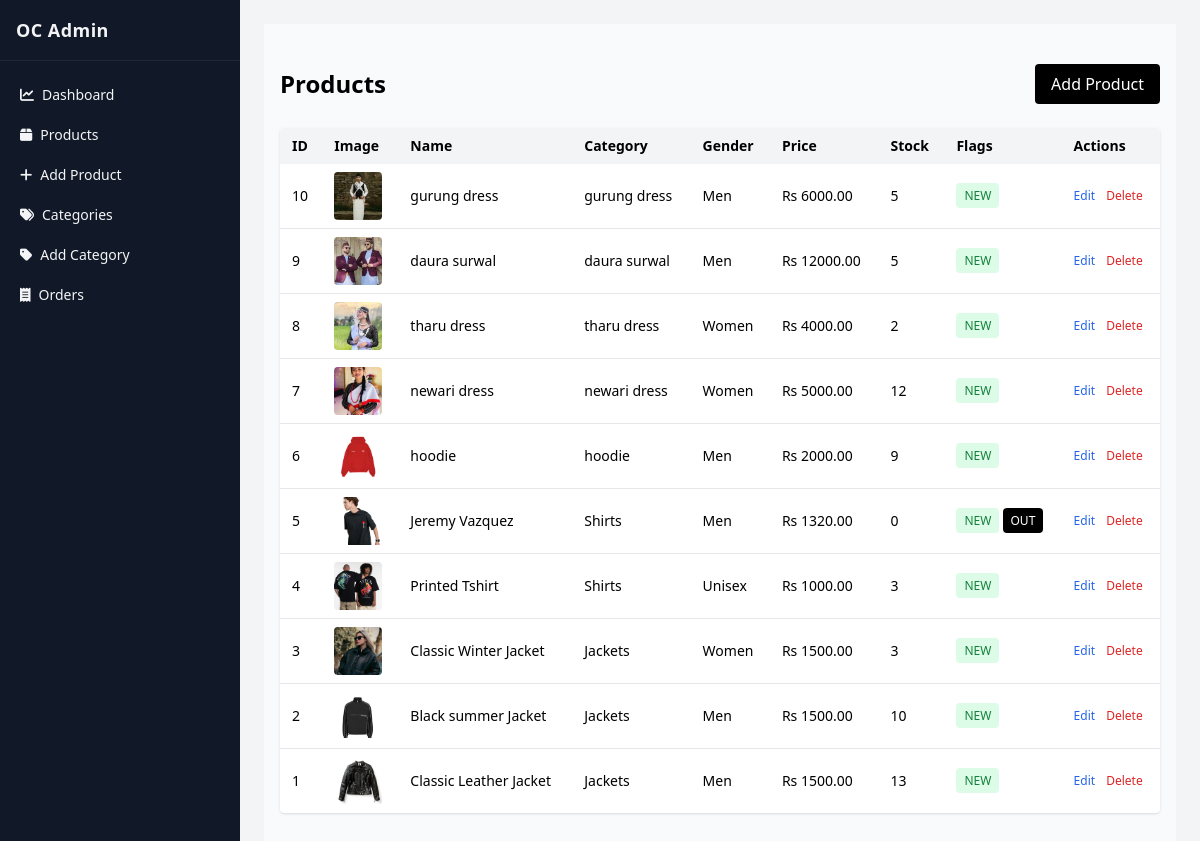
Page /adminpanel/products/ (signed in) on the committed database.
### store/models.py (models this page shows, shortened)
class Product(models.Model):
    name = models.CharField(max_length=200)
    category = models.ForeignKey(Category, on_delete=models.SET_NULL, null=True)
    gender = models.CharField(max_length=10, choices=[('Men','Men'),('Women','Women'),('Kids','Kids'),('Unisex','Unisex')])
    brand = models.CharField(max_length=100, blank=True, null=True)
    price = models.DecimalField(max_digits=10, decimal_places=2, validators=[MinValueValidator(0)])
    stock = models.PositiveIntegerField(default=0, validators=[MinValueValidator(0)])  # quantity available
    description = models.TextField(blank=True, null=True)
    image = models.ImageField(upload_to='products/')
    is_new = models.BooleanField(default=False)
    is_sale = models.BooleanField(default=False)
    related_products = models.ManyToManyField('self', blank=True, symmetrical=False, related_name='related_to', help_text="Manually picked similar products")

class Category(models.Model):
    name = models.CharField(max_length=50)  # Category name (max 50 chars)
    def __str__(self):
        return self.name
    class Meta:
        verbose_name_plural = 'categories'

### store/views.py (the view)
# urls.py: path('adminpanel/products/', views.admin_products, name='admin_products'),
@staff_member_required(login_url='/adminpanel/login/')
def admin_products(request):
    products = Product.objects.select_related('category').order_by('-id')
    return render(request, 'admin/view_products.html', { 'products': products })

### store/templates/admin/view_products.html (shortened to what this page needs)
{% extends 'admin/base_admin.html' %}
{% block content %}
<section class="py-10 bg-gray-50 min-h-screen">
  <div class="max-w-6xl mx-auto px-4">
    <div class="flex items-center justify-between mb-6">
      <h1 class="text-2xl font-bold">Products</h1>
  <a href="{% url 'store:admin_add_product' %}" class="bg-black text-white px-4 py-2 rounded">Add Product</a>
    </div>
    <div class="overflow-x-auto bg-white rounded shadow">
      <table class="w-full text-sm">
        <thead class="bg-gray-100 text-left">
          <tr>
            <th class="py-2 px-3">ID</th>
            <th class="py-2 px-3">Image</th>
            <th class="py-2 px-3">Name</th>
            <th class="py-2 px-3">Category</th>
            <th class="py-2 px-3">Gender</th>
            <th class="py-2 px-3">Price</th>
            <th class="py-2 px-3">Stock</th>
            <th class="py-2 px-3">Flags</th>
            <th class="py-2 px-3">Actions</th>
          </tr>
        </thead>
        <tbody>
          {% for p in products %}
          <tr class="border-b last:border-0">
            <td class="py-2 px-3">{{ p.id }}</td>
            <td class="py-2 px-3"><img src="{{ p.image.url }}" class="w-12 h-12 object-cover rounded" /></td>
            <td class="py-2 px-3 font-medium">{{ p.name }}</td>
            <td class="py-2 px-3">{{ p.category }}</td>
            <td class="py-2 px-3">{{ p.gender }}</td>
            <td class="py-2 px-3">Rs {{ p.price }}</td>
            <td class="py-2 px-3">{{ p.stock }}</td>
            <td class="py-2 px-3 text-xs">
              {% if p.is_new %}<span class="px-2 py-1 bg-green-100 text-green-700 rounded">NEW</span>{% endif %}
              {% if p.stock <= 0 %}<span class="px-2 py-1 bg-black text-white rounded">OUT</span>{% endif %}
            </td>
            <td class="py-2 px-3 text-xs space-x-2">
              <a href="{% url 'store:admin_edit_product' p.id %}" class="text-blue-600 hover:underline">Edit</a>
              <a href="{% url 'store:admin_delete_product' p.id %}" onclick="return confirm('Delete this product?')" class="text-red-600 hover:underline">Delete</a>
            </td>
          </tr>
          {% empty %}
          <tr><td colspan="8" class="py-6 text-center text-gray-500">No products found.</td></tr>
          {% endfor %}
        </tbody>
      </table>
    </div>
  </div>
</section>
{% endblock %}

### rows in the picture
Product: id "10", image (picture), name "gurung dress", category "gurung dress", gender "Men", price "6000.00", stock "5", is_new "NEW"
Product: id "9", image (picture), name "daura surwal", category "daura surwal", gender "Men", price "12000.00", stock "5", is_new "NEW"
Product: id "8", image (picture), name "tharu dress", category "tharu dress", gender "Women", price "4000.00", stock "2", is_new "NEW"
Product: id "7", image (picture), name "newari dress", category "newari dress", gender "Women", price "5000.00", stock "12", is_new "NEW"
Product: id "6", image (picture), name "hoodie", category "hoodie", gender "Men", price "2000.00", stock "9", is_new "NEW"
Product: id "5", image (picture), name "Jeremy Vazquez", category "Shirts", gender "Men", price "1320.00", stock "0", is_new "NEW", shows "OUT"
Product: id "4", image (picture), name "Printed Tshirt", category "Shirts", gender "Unisex", price "1000.00", stock "3", is_new "NEW"
Product: id "3", image (picture), name "Classic Winter Jacket", category "Jackets", gender "Women", price "1500.00", stock "3", is_new "NEW"
Product: id "2", image (picture), name "Black summer Jacket", category "Jackets", gender "Men", price "1500.00", stock "10", is_new "NEW"
Product: id "1", image (picture), name "Classic Leather Jacket", category "Jackets", gender "Men", price "1500.00", stock "13", is_new "NEW"
